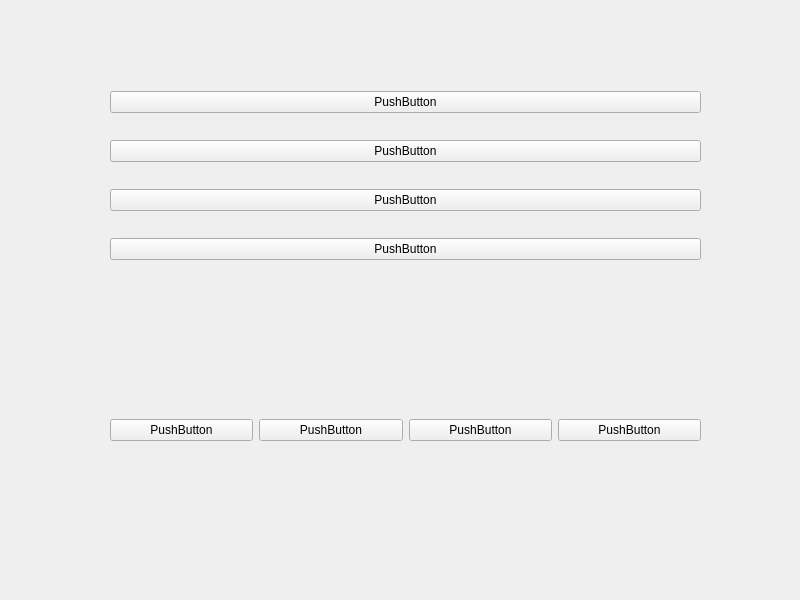
<?xml version="1.0" encoding="UTF-8"?>
<ui version="4.0">
 <class>Widget</class>
 <widget class="QWidget" name="Widget">
  <property name="geometry">
   <rect>
    <x>0</x>
    <y>0</y>
    <width>800</width>
    <height>600</height>
   </rect>
  </property>
  <property name="windowTitle">
   <string>Widget</string>
  </property>
  <widget class="QWidget" name="verticalLayoutWidget">
   <property name="geometry">
    <rect>
     <x>110</x>
     <y>70</y>
     <width>591</width>
     <height>211</height>
    </rect>
   </property>
   <layout class="QVBoxLayout" name="verticalLayout">
    <item>
     <widget class="QPushButton" name="pushButton">
      <property name="text">
       <string>PushButton</string>
      </property>
     </widget>
    </item>
    <item>
     <widget class="QPushButton" name="pushButton_3">
      <property name="text">
       <string>PushButton</string>
      </property>
     </widget>
    </item>
    <item>
     <widget class="QPushButton" name="pushButton_8">
      <property name="text">
       <string>PushButton</string>
      </property>
     </widget>
    </item>
    <item>
     <widget class="QPushButton" name="pushButton_2">
      <property name="text">
       <string>PushButton</string>
      </property>
     </widget>
    </item>
   </layout>
  </widget>
  <widget class="QWidget" name="horizontalLayoutWidget">
   <property name="geometry">
    <rect>
     <x>110</x>
     <y>340</y>
     <width>591</width>
     <height>181</height>
    </rect>
   </property>
   <layout class="QHBoxLayout" name="horizontalLayout">
    <item>
     <widget class="QPushButton" name="pushButton_6">
      <property name="text">
       <string>PushButton</string>
      </property>
     </widget>
    </item>
    <item>
     <widget class="QPushButton" name="pushButton_7">
      <property name="text">
       <string>PushButton</string>
      </property>
     </widget>
    </item>
    <item>
     <widget class="QPushButton" name="pushButton_5">
      <property name="text">
       <string>PushButton</string>
      </property>
     </widget>
    </item>
    <item>
     <widget class="QPushButton" name="pushButton_4">
      <property name="text">
       <string>PushButton</string>
      </property>
     </widget>
    </item>
   </layout>
  </widget>
 </widget>
 <resources/>
 <connections/>
</ui>
